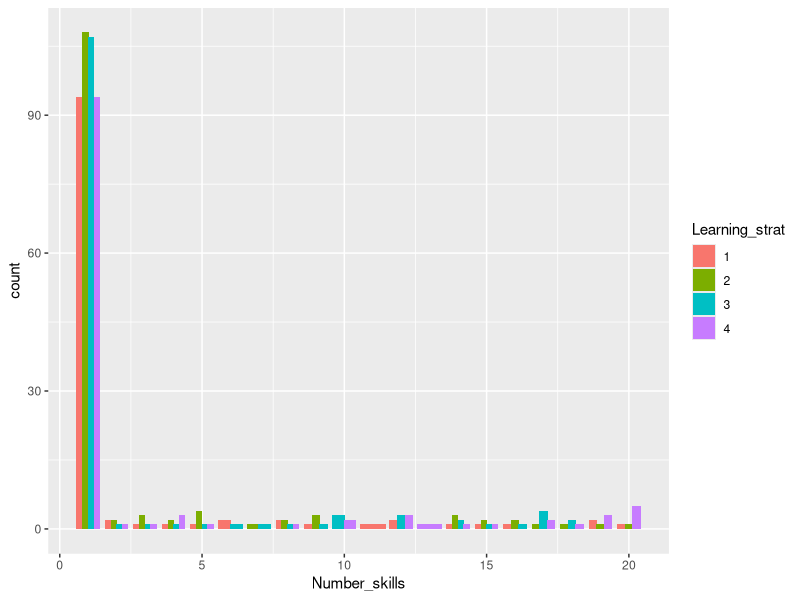

Generate this figure with R:
library(tidyverse)

## functions
#check if teacher has higher skill level
select_teacher <- function(skillset, teachers, skills_learner){
  skilled_teacher <- c() 
  for (i in 1:length(teachers)) {
    skills_teacher <- sum(skillset[,teachers[i]])
    cat("teacher:", teachers[i])
    print(skills_teacher)
    if(skills_teacher > skills_learner){
      skilled_teacher <- append(skilled_teacher, teachers[i]) 
    }
  }
  skilled_teacher <<- skilled_teacher
  print(skilled_teacher)
}
if_no_teacher <- function(){
  while (is.null(skilled_teacher) == TRUE) {
      teachers <<- sample(rest_pop, 10, replace = FALSE)
      select_teacher(skillset, teachers, skills_learner)
      print(sum(skillset[,skilled_teacher]))
  } 
}
payoff_based <- function(){
  teacher_highest_payoff <- c(skilled_teacher[skills_steacher == max(skills_steacher)])
  if (length(teacher_highest_payoff) > 1){
    teacher_highest_payoff <- sample(teacher_highest_payoff,1)
  }
  prob_teacher_select[skilled_teacher == teacher_highest_payoff] <- prob_teacher_select[skilled_teacher == teacher_highest_payoff] * 3
  selected_teacher <<- sample(skilled_teacher, 1, prob = prob_teacher_select)
}
# similar traits
similarity_based <- function(){
  similarity_score <- c(skills_steacher - skills_learner)
  similar_teacher <- c(skilled_teacher[similarity_score == min(similarity_score)])
  if (length(similar_teacher) > 1){
    similar_teacher <- sample(similar_teacher,1)
  }
  prob_teacher_select[skilled_teacher == similar_teacher] <- prob_teacher_select[skilled_teacher == similar_teacher] * 3
  selected_teacher <<- sample(skilled_teacher, 1, prob = prob_teacher_select)
}
# similar age
age_based <- function(){
  teacher_age <- c(overview[skilled_teacher,"Age"])
  learner_age <- overview[individual, "Age"]
  age_difference <- c(teacher_age - learner_age)
  similar_age_teacher <- c(skilled_teacher[age_difference == min(age_difference)])
  if (length(similar_age_teacher) > 1){
    similar_age_teacher <- sample(similar_age_teacher,1)
  }
  prob_teacher_select[skilled_teacher == similar_age_teacher] <- prob_teacher_select[skilled_teacher == similar_age_teacher] * 3
  selected_teacher <<- sample(skilled_teacher, 1, prob = prob_teacher_select)
}
# conformity, weigh common traits 
conformity_based <- function(){
  teacher_conf <- c()
    for (i in 1: length(skills_steacher)){
      same <- length(which(skills_steacher==skills_steacher[i]))
      if (same > 1) {
        if(!(skilled_teacher[i] %in% teacher_conf)) {
        teacher_conf <- append(teacher_conf, skilled_teacher[skills_steacher == skills_steacher[i]])
        }
      }
    }
  if (length(teacher_conf) > 1){
    teacher_conf <- sample(teacher_conf,1)
    prob_teacher_select[skilled_teacher == teacher_conf] <- prob_teacher_select[skilled_teacher == teacher_conf] * 3
    selected_teacher <<- sample(skilled_teacher, 1, prob = prob_teacher_select)
  }else if (length(teacher_conf) == 0){
    prob_teacher_select <- prob_teacher_select
    selected_teacher <<- sample(skilled_teacher, 1, prob = prob_teacher_select)
  }
} 

successful <- function(individual = individual, skillset = skillset, overview = overview){
  overview[individual, "Number_skills"] <- overview[individual, "Number_skills"]+1
  skillset[skills_learner + 1,individual] <- 1
  overview[individual, "Successful"] <<- overview[individual, "Successful"] +1
  cat(overview[individual,"Learning_strat"], "Successful")
  return(overview)
}
unsuccessful <- function(individual = individual, skillset = skillset, overview = overview){
  overview[individual, "Unsuccessful"] <<- overview[individual, "Unsuccessful"] +1
  cat(overview[individual,"Learning_strat"], "Unsuccessful")
  return(overview)
}
learn_socially <- function (){
  if (overview[individual,"Learning_strat"] == 1){
    payoff_based()
    observed_behavior <- sample(seq(skills_learner+1, skills_steacher[skilled_teacher == selected_teacher]), 1)
    if(observed_behavior == skills_learner+1){
      successful(individual, skillset, overview)
      meta_overview[meta_overview$ID == individual & meta_overview$Learning_strat == 1, 4] <<- meta_overview[meta_overview$ID == individual & meta_overview$Learning_strat == 1, 4] + 1
    } else {
      unsuccessful(individual, skillset, overview)
      meta_overview[meta_overview$ID == individual & meta_overview$Learning_strat == 1, 5] <<- meta_overview[meta_overview$ID == individual & meta_overview$Learning_strat == 1, 5] + 1
  } }else if(overview[individual,"Learning_strat"] == 2){
    similarity_based()
    observed_behavior <- sample(seq(skills_learner+1, skills_steacher[skilled_teacher == selected_teacher]), 1)
    if(observed_behavior == skills_learner+1){
      successful(individual, skillset, overview)
      meta_overview[meta_overview$ID == individual & meta_overview$Learning_strat == 2, 4] <<- meta_overview[meta_overview$ID == individual & meta_overview$Learning_strat == 2, 4] + 1
    } else {
      unsuccessful(individual, skillset, overview)
      meta_overview[meta_overview$ID == individual & meta_overview$Learning_strat == 2, 5] <<- meta_overview[meta_overview$ID == individual & meta_overview$Learning_strat == 2, 5] + 1
    }
  }else if(overview[individual,"Learning_strat"] == 3){
    age_based()
    observed_behavior <- sample(seq(skills_learner+1, skills_steacher[skilled_teacher == selected_teacher]), 1)
    if(observed_behavior == skills_learner+1){
      successful(individual, skillset, overview)
      meta_overview[meta_overview$ID == individual & meta_overview$Learning_strat == 3, 4] <<- meta_overview[meta_overview$ID == individual & meta_overview$Learning_strat == 3, 4] + 1
    } else {
      unsuccessful(individual, skillset, overview)
      meta_overview[meta_overview$ID == individual & meta_overview$Learning_strat == 3, 5] <<- meta_overview[meta_overview$ID == individual & meta_overview$Learning_strat == 3, 5] + 1
    }
  } else if(overview[individual,"Learning_strat"] == 4){
    conformity_based()
    observed_behavior <- sample(seq(skills_learner+1, skills_steacher[skilled_teacher == selected_teacher]), 1)
    if(observed_behavior == skills_learner+1){
      successful(individual, skillset, overview)
      meta_overview[meta_overview$ID == individual & meta_overview$Learning_strat == 4, 4] <<- meta_overview[meta_overview$ID == individual & meta_overview$Learning_strat == 4, 4] + 1
    } else {
      unsuccessful(individual, skillset, overview)
      meta_overview[meta_overview$ID == individual & meta_overview$Learning_strat == 4, 5] <<- meta_overview[meta_overview$ID == individual & meta_overview$Learning_strat == 4, 5] + 1
    }
  } 
  return(overview)
  return(meta_overview)
}
bayesian_learner <- function(){

  # check which learning strat used 
  # check wheather successful or not 
  # update in meta overview
  # before deciding which learning strat check which one was most successful 
}

# set up population
population <- c(seq(1:500))
skills <- 20
timesteps <- 300
rounds <- 30
# give them first subskill
skillset <- matrix(0, nrow = skills, ncol = length(population))
skillset[1,] <- 1

# learners who start with level > 1
advanced_learners <- sample(population, 100)
random_skill_level <- sample(skills, 100, replace = TRUE)
for(i in 1: length(advanced_learners)){
  x <- random_skill_level[i]
  while (x > 1) {
  skillset[x,advanced_learners[i]] <- 1
  x <- x-1
  }
}

# set ages
overview <- matrix(nrow = length(population), ncol = 5, dimnames = list(c(), c("Number_skills", "Age", "Learning_strat", "Successful", "Unsuccessful")))
overview[,"Age"] <- 1
overview[,"Successful"] <- 0
overview[,"Unsuccessful"] <- 0
for (i in 1: ncol(skillset)){
  overview[i, "Number_skills"] <- sum(skillset[,i])
}
# each individual gets one learning strat
overview[,"Learning_strat"] <- sample(1:4, length(population), replace = TRUE, prob = c(0.25, 0.25,0.25,0.25))

# build overview for meta strats
meta_overview <- matrix(nrow = length(population) * 4, ncol = 5, dimnames = list(c(), c("ID", "Meta_strategy", "Learning_strat", "Successful", "Unsuccessful")))
meta_overview[,1] <- rep(1:length(population),each = 4)
meta_strat <- sample(1:3, length(population), replace = TRUE, prob = c(1/3, 1/3, 1/3))
meta_overview[,2] <- rep(meta_strat, each = 4) 
meta_overview[,3] <- rep(1:4)
meta_overview[,4:5] <- 0
meta_overview <- as.data.frame(meta_overview)

# sample teacher 
for (i in 1: rounds) {
  for (t in 1:timesteps) {
  #browser()
  individual <- sample(population, 1)
  skills_learner <- sum(skillset[,individual])
  if (skills_learner == 20){
    new_learner <- TRUE
    while(new_learner == TRUE){
      individual <- sample(population, 1)
      skills_learner <- sum(skillset[,individual])
      if (skills_learner < 20) new_learner <- FALSE
    }
  }
  rest_pop <- population[-individual]
  new_teacher <- TRUE
  # have at least two skilled teachers to choose from
  while(new_teacher == TRUE){
    teachers <- sample(rest_pop, 10, replace = FALSE)
    select_teacher(skillset, teachers, skills_learner)
    if_no_teacher()
    if(length(skilled_teacher) > 1) new_teacher <- FALSE
  }
  # give them learning strat
  skills_steacher <- c(overview[skilled_teacher,"Number_skills"])
  prob_teacher_select <- rep(1/length(skilled_teacher), length(skilled_teacher))
  cat("round:", i, " ")
  learn_socially()
  overview[individual,2] <- overview[individual,2] + 1 
}
  }



## browser() to read it line by line

colSums(overview)
colSums(meta_overview)
colMeans(overview)

overview_dat <- as.data.frame(overview)
overview_dat <- overview_dat %>%
  mutate(Learning_strat = factor(Learning_strat))
overview_dat %>%
  group_by(Learning_strat) %>%
  summarise_at(vars(Number_skills), list(name = mean))

ggplot(data = overview_dat, aes(x = Number_skills, fill = Learning_strat)) +
  geom_bar(position = position_dodge(width = 0.8))


